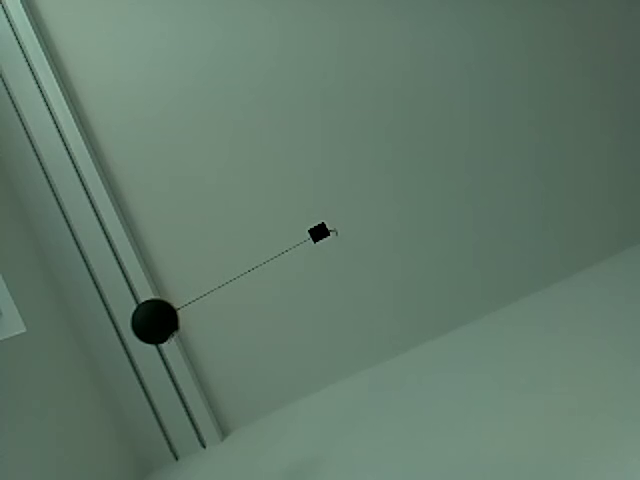
//> input picture online_tracker/testimage.png, 640 x 480 px
$ ./test   (built with g++ and OpenCV 4)
//> lines starting //> are read from the running program, lines starting //| are printed output that depends on the picture; after the words box and inside, x2 and y2 are one past the last pixel; in counts of white or black regions, pixels touching at a corner belong together
#include "opencv2/imgcodecs.hpp"
#include "opencv2/highgui.hpp"
#include "opencv2/imgproc.hpp"
using namespace cv;
using namespace std;
int main(int argc, char** argv)
{
    const char* filename = argc >=2 ? argv[1] : "/testimage.png";
    // Loads an image
    Mat src = imread( filename, IMREAD_COLOR );
//> src is the input picture: 480 rows x 640 cols, CV_8UC3; mean B, G, R 106.6, 121.3, 98.5
    // Check if image is loaded fine
    if(src.empty()){
        printf(" Error opening image\n");
        printf(" Program Arguments: [image_name -- default %s] \n", filename);
        return -1;
    }
    Mat gray;
    cvtColor(src, gray, COLOR_BGR2GRAY);
    medianBlur(gray, gray, 5);
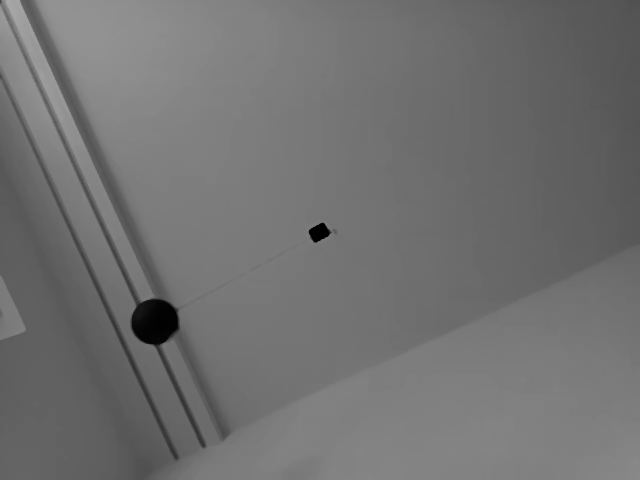
//> gray: 480 rows x 640 cols, CV_8UC1; min 0, max 166, mean 112.8
    vector<Vec3f> circles;
    HoughCircles(gray, circles, HOUGH_GRADIENT, 1,
                 gray.rows/16,  // change this value to detect circles with different distances to each other
                 100, 30, 1, 30 // change the last two parameters
            // (min_radius & max_radius) to detect larger circles
    );
//> circles = 1 circle (x, y, radius): [154.5, 322.5, 23.5]
    for( size_t i = 0; i < circles.size(); i++ )
    {
        Vec3i c = circles[i];
        Point center = Point(c[0], c[1]);
        // circle center
        circle( src, center, 1, Scalar(0,100,100), 3, LINE_AA);
        // circle outline
        int radius = c[2];
        circle( src, center, radius, Scalar(255,0,255), 3, LINE_AA);
    }
//> this loop made 1 pass
//> (center, radius) on pass 1: (Point(154, 322), 24)
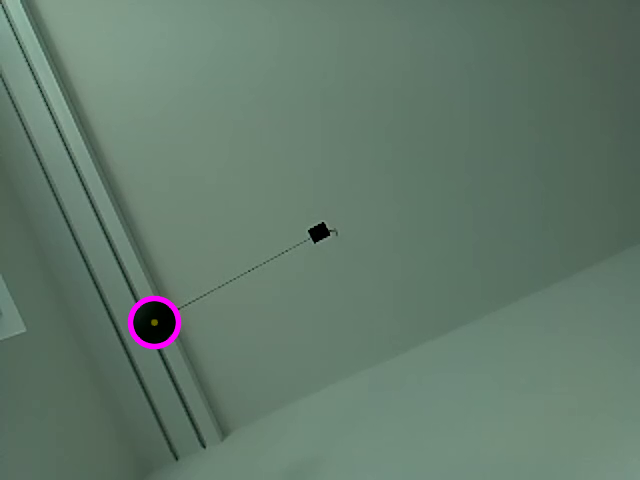
//> src: 480 rows x 640 cols, CV_8UC3; 0.36% of pixels changed, all inside (x1, y1, x2, y2) = (127, 295, 182, 350)
    imshow("detected circles", src);
    waitKey();
    return 0;
}
